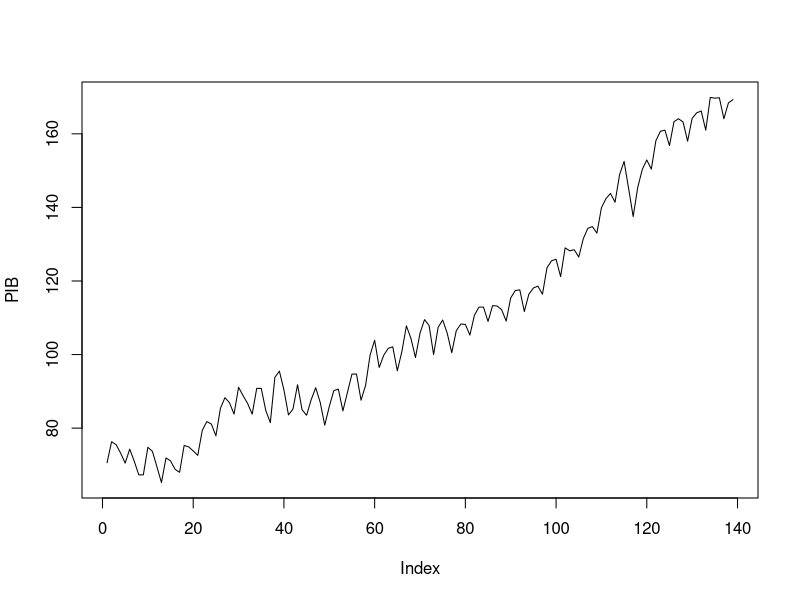
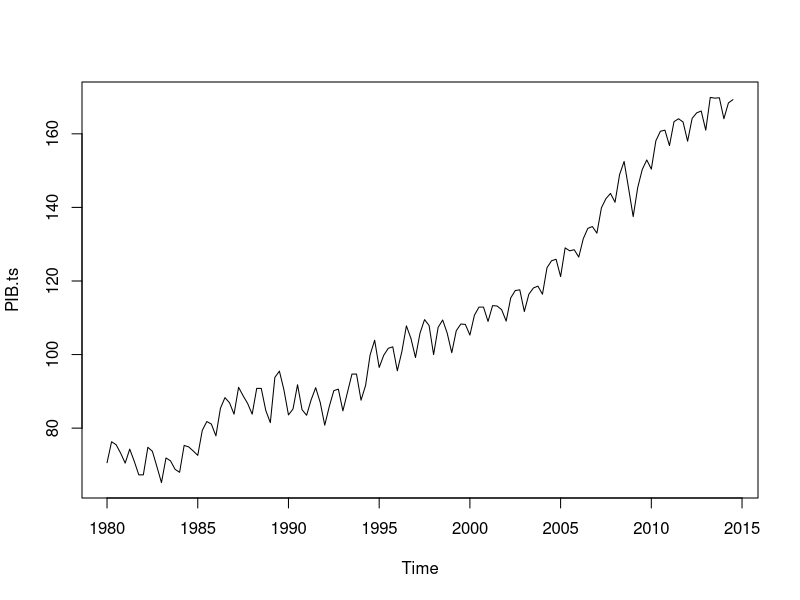

R code for these plots, in order: (Note: this script raises an error after producing the figures.)
## ---- chunk 1
knitr::opts_chunk$set(echo = TRUE, eval = TRUE)
## ---- chunk 2
# Import
PIB <- read.csv("_PIB_BASE_2000.csv")

# info about PIB
str(PIB)

# quick visualizations
head(PIB)
tail(PIB)
## ---- chunk 3
# trim the last two lines
PIB <- head(PIB, -2)

# get first row and name it "dates"
dates <- PIB[,1]

# delete the first column
PIB <- PIB[,-1]
## ---- chunk 4
# PIB is a different class now
str(PIB)
## ---- chunk 5
# rearrange strings in dates
head(dates)
dates <- gsub(" T", ":Q", dates)
head(dates)
## ---- chunk 6
# give names to values and rearrange string
names(PIB) <- dates

# visualize again
head(PIB)
tail(PIB)
## ---- chunk 7
plot(PIB, t="l")
## ---- chunk 8
PIB.ts <- ts(PIB, start=c(1980, 1), end=c(2014, 3), freq=4 )
## ---- chunk 9
# graph it
plot(PIB.ts)
## ---- chunk 10
# get recession limits in dates
recs <- c("1981:Q1", "1983:Q1", "1987:Q3", "1988:Q3", "1989:Q3", "1992:Q1", "1995:Q2", "1995:Q3", "1998:Q1", "1999:Q1", "2001:Q2", "2001:Q4", "2003:Q1", "2003:Q2", "2008:Q4", "2009:Q1" )
## ---- chunk 11
# TABLE
tab.rec <- t( matrix( recs, nrow=2 ) )
colnames(tab.rec) <- c( "begin", "end")
kable(tab.rec)
## ---- chunk 12
# get recession limits in numeric dates
recs2 <-c(1981.25, 1983.25, 1987.75, 1988.75, 1989.75, 1992.25, 1995.5, 1995.75, 1998.25, 1999.25, 2001.5, 2002, 2003.25, 2003.5, 2009, 2009.25 )
## ---- chunk 13
# get recession limits in indices
idx <- unlist( sapply(recs, function(x) which(x==dates) ) )
names(idx) <- recs2; idx
## ---- chunk 14
# graph it
plot(PIB.ts, xlim = c(1980, 2015), ylim=c(60,200), col="blue", lwd=1.5, main ="Cronologia Trimestral dos Ciclos de Negócios Brasileiros", xlab = "", ylab="")
for(i in 1:NROW(tab.rec)) rect(recs2[1+2*(i-1)], 1, recs2[2*i], 250, col="gray", border=T)
## ---- chunk 15
# graph it
plot(NULL, xlim = c(1980, 2015), ylim=c(60,200), main ="Cronologia Trimestral dos Ciclos de Negócios Brasileiros", xlab = "", ylab="")
for(i in 1:NROW(tab.rec)) rect(recs2[1+2*(i-1)], 1, recs2[2*i], 250, col="gray", border=T)
lines(PIB.ts, ylim=c(60,200), col="blue", lwd=1.5)
